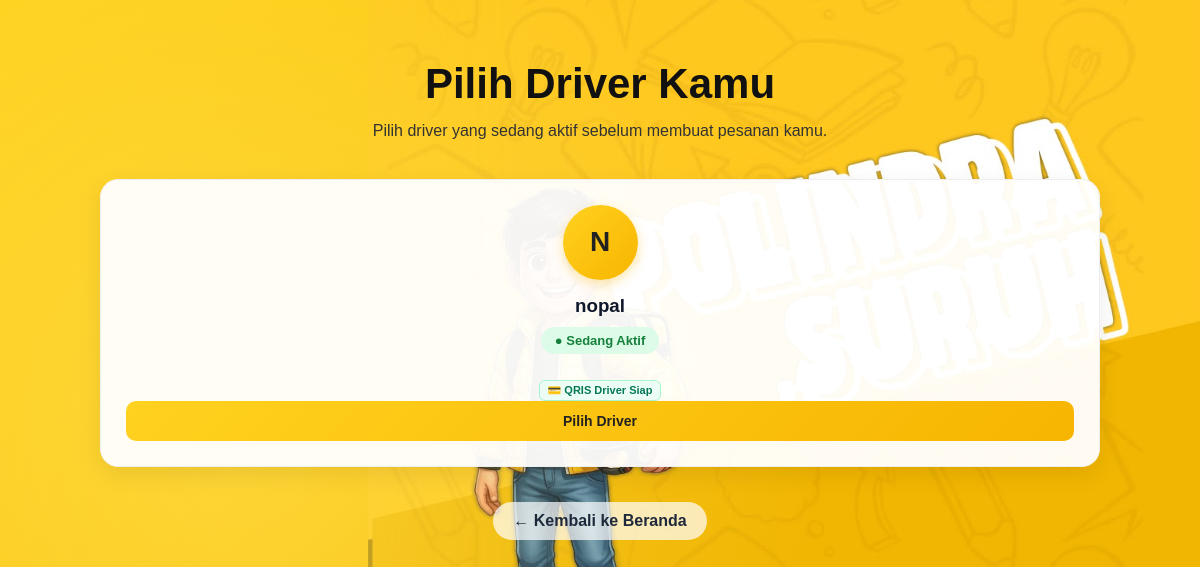
The page /pilih_driver.php (signed in) on the database its author committed.
### tables this page shows
CREATE TABLE `drivers` (
  `id` int NOT NULL,
  `user_id` int NOT NULL,
  `nama_driver` varchar(100) NOT NULL,
  `no_hp` varchar(20) DEFAULT NULL,
  `foto_qris` varchar(255) DEFAULT NULL,
  `status_aktif` tinyint(1) NOT NULL DEFAULT '0',
  `created_at` timestamp NULL DEFAULT CURRENT_TIMESTAMP
);

CREATE TABLE `users` (
  `id` int NOT NULL,
  `nama` varchar(100) NOT NULL,
  `username` varchar(50) NOT NULL,
  `email` varchar(100) NOT NULL,
  `password` varchar(255) NOT NULL,
  `role` enum('user','driver','admin') NOT NULL DEFAULT 'user',
  `created_at` timestamp NULL DEFAULT CURRENT_TIMESTAMP,
  `status_aktif` tinyint(1) NOT NULL DEFAULT '0'
);

### pilih_driver.php (the view, shortened to what this page needs)
<?php
require_once "koneksi.php";
$pesananId = isset($_GET["pesanan_id"]) ? (int) $_GET["pesanan_id"] : (isset($_POST["pesanan_id"]) ? (int) $_POST["pesanan_id"] : 0);
$sql = "SELECT u.id, u.nama, d.foto_qris
        FROM users u
        LEFT JOIN drivers d ON d.user_id = u.id
        WHERE u.role = 'driver'
        AND u.status_aktif = 1
        ORDER BY u.nama ASC";
$stmt = $pdo->query($sql);
$drivers = $stmt->fetchAll(PDO::FETCH_ASSOC);
?>
<!DOCTYPE html>
<html lang="id">
<head>
    <link rel="stylesheet" href="assets/css/styles.css">
</head>
<body>
    <section class="pilih-driver">
        <div class="driver-heading">
            <h1>Pilih Driver Kamu</h1>
            <p>
                <?= $pesananId > 0
                    ? 'Pilih driver yang tersedia untuk menangani Pesanan #' . (int) $pesananId . '.'
                    : 'Pilih driver yang sedang aktif sebelum membuat pesanan kamu.' ?>
            </p>
        </div>
        <?php if (count($drivers) > 0): ?>
            <div class="driver-list">
                <?php foreach ($drivers as $driver): ?>
                    <div class="driver-card">
                        <div class="driver-avatar">
                            <?= strtoupper(
                                substr($driver["nama"], 0, 1)
                            ) ?>
                        </div>
                        <h3>
                            <?= htmlspecialchars(
                                $driver["nama"],
                                ENT_QUOTES,
                                "UTF-8"
                            ) ?>
                        </h3>
                        <span class="driver-status">
                            ● Sedang Aktif
                        </span>
                        <?php if (!empty($driver["foto_qris"]) && file_exists(__DIR__ . "/uploads/qris/" . $driver["foto_qris"])): ?>
                            <div style="margin-top: 6px;">
                                <span style="display: inline-flex; align-items: center; gap: 4px; font-size: 11px; background: #ecfdf5; color: #047857; padding: 3px 8px; border-radius: 6px; font-weight: bold; border: 1px solid #a7f3d0;">
                                    💳 QRIS Driver Siap
                                </span>
                            </div>
                        <?php endif; ?>
                        <?php if ($pesananId > 0): ?>
                            <form action="pilih_driver.php" method="POST">
                                <input type="hidden" name="pilih_driver_pesanan" value="1">
                                <input type="hidden" name="pesanan_id" value="<?= (int) $pesananId ?>">
                                <input type="hidden" name="driver_id" value="<?= (int) $driver["id"] ?>">
                                <button type="submit" class="pilih-button">
                                    Pilih Driver Ini
                                </button>
                            </form>
                        <?php else: ?>
                            <form action="order.php" method="GET">
                                <button type="submit" class="pilih-button">
                                    Pilih Driver
                                </button>
                            </form>
                        <?php endif; ?>
                    </div>
                <?php endforeach; ?>
            </div>
        <?php endif; ?>
        <div class="kembali-wrapper">
            <a href="<?= $pesananId > 0 ? 'pesanan_saya.php?id=' . (int) $pesananId : 'index.php' ?>" class="kembali">
                ← <?= $pesananId > 0 ? 'Kembali ke Pesanan Saya' : 'Kembali ke Beranda' ?>
            </a>
        </div>
    </section>
</body>
</html>

### assets/css/styles.css (style rules this page uses)
* { margin: 0; padding: 0; box-sizing: border-box; font-family: Arial, Helvetica, sans-serif; }
body { position: relative; min-height: 100vh; color: #111; background: linear-gradient(135deg, #ffd21f, #f7b500); }
body::before { content: ""; position: fixed; inset: 0; z-index: -2; background: url("../img/background.jpeg") right center / auto 100% no-repeat; transform: scale(1.04); transform-origin: right center; -webkit-mask-image: linear-gradient(to right, transparent 0%, #000 45%); mask-image: linear-gradient(to right, transparent 0%, #000 45%); pointer-events: none; }
body::after { content: ""; position: fixed; inset: 0; z-index: -1; background: radial-gradient(circle at 20% 55%, rgba(255, 240, 120, 0.35), transparent 55%); pointer-events: none; }

### pilih_driver.php (style rules this page uses)
.pilih-driver { min-height: 100vh; padding: 60px 7% 60px; box-sizing: border-box; }
.driver-heading { text-align: center; margin-bottom: 35px; }
.driver-heading h1 { font-size: clamp(28px, 4vw, 42px); margin-bottom: 10px; }
.driver-heading p { color: #333; max-width: 600px; margin: 0 auto; line-height: 1.6; }
.driver-list { display: grid; grid-template-columns: repeat(auto-fit, minmax(230px, 1fr)); gap: 22px; max-width: 1000px; margin: auto; }
.driver-card { background: rgba(255, 255, 255, 0.95); border: 1px solid #eee; border-radius: 18px; padding: 25px; text-align: center; box-shadow: 0 8px 25px rgba(0, 0, 0, 0.08); transition: transform 0.2s, box-shadow 0.2s; }
.driver-avatar { width: 75px; height: 75px; margin: 0 auto 15px; border-radius: 50%; background: linear-gradient(135deg, #ffd21f, #f7b500); display: flex; justify-content: center; align-items: center; font-size: 28px; font-weight: bold; color: #222; box-shadow: 0 4px 12px rgba(247, 181, 0, 0.35); }
.driver-card h3 { margin-bottom: 10px; color: #0f172a; }
.driver-status { display: inline-block; color: #16803c; background: #dcfce7; padding: 6px 14px; border-radius: 20px; font-size: 13px; font-weight: 600; margin-bottom: 20px; }
.pilih-button { display: block; width: 100%; box-sizing: border-box; padding: 12px; border: none; border-radius: 10px; background: linear-gradient(135deg, #ffd21f, #f7b500); color: #222; font-weight: bold; font-size: 14px; text-decoration: none; cursor: pointer; transition: opacity 0.2s, transform 0.2s; }
.kembali { display: inline-block; margin: 35px auto 0; color: #1e293b; text-decoration: none; font-weight: bold; padding: 10px 20px; background: rgba(255, 255, 255, 0.7); border-radius: 25px; transition: background 0.2s; }
.kembali-wrapper { text-align: center; }

### rows shown on the page
drivers: user.nama "N", user.nama "nopal", shows "💳 QRIS Driver Siap"
